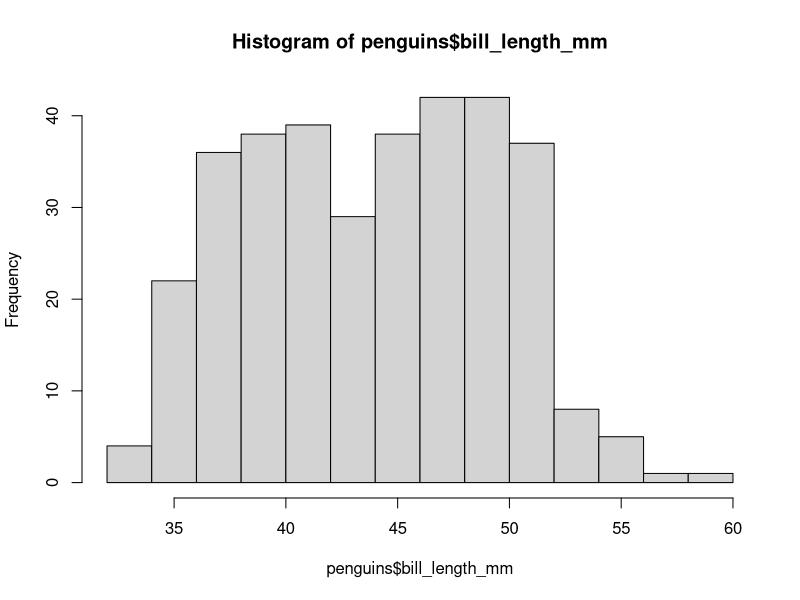

Reproduce this figure in R.
## ---- chunk 1
knitr::opts_chunk$set(echo = TRUE)
library(tidyverse)
library(palmerpenguins)
## ---- chunk 2
x <- c(1, 5, 7, 4, 77, 3, "a")
x
## ---- chunk 3
l <- list(c(1, 2, 3), c("a", "b", "c"), c(1, "a", 3, "b"))
l
## ---- chunk 4
df <- data.frame(fruit = c("apple", "orange", "banana"), color = c("red", "orange", "yellow"))
df
## ---- chunk 5
#df <- data.frame(fruit = c("apple", "orange", "banana"), color = c("red", "orange", "yellow"))
#head(df, 2)

head(penguins, 10)
## ---- chunk 6
#df <- data.frame(fruit = c("apple", "orange", "banana"), color = c("red", "orange", "yellow"))
#tail(df, 2)
tail(penguins, 10)
## ---- chunk 7
l <- list(c(1, 2, 3), c("a", "b", "c"), c(1, "a", 3, "b"))
str(l)
## ---- chunk 8
summary(penguins)
## ---- chunk 9
table(penguins$species, penguins$island, useNA="no")
## ---- chunk 10
library(dplyr)
## ---- chunk 11
mean(penguins$bill_length_mm, na.rm = TRUE)
## ---- chunk 12
filter(penguins, species=="Gentoo")

penguins %>% 
  filter(species=="Gentoo")
## ---- chunk 13
is.na(penguins$sex)
## ---- chunk 14
count(penguins, vars=island)
## ---- chunk 15
mutate(penguins, bill_ratio=bill_length_mm/bill_depth_mm)

penguins %>% 
  mutate(bill_ratio=bill_length_mm/bill_depth_mm)
## ---- chunk 16
penguins %>% 
  replace_na(list(bill_depth_mm = 0, bill_length_mm = 0))
## ---- chunk 17
if_else(penguins$bill_depth_mm > 18, "long", "short", missing = "missing")
## ---- chunk 18
case_when(penguins$bill_depth_mm > 18 ~ "long",
          penguins$bill_depth_mm > 20 ~ "very long",
          penguins$bill_depth_mm > 15 ~ "short",
          penguins$bill_depth_mm > 10 ~ "very short",
          TRUE ~ "other"
          )
## ---- chunk 19
x <- c('1', '2', '3')
as.numeric(x)
## ---- chunk 20
x <- c(1, 2, 3)
as.character(x)
## ---- chunk 21
rename(penguins, mass = body_mass_g, flipper = flipper_length_mm)

penguins %>% 
  rename(mass = body_mass_g, flipper = flipper_length_mm)
## ---- chunk 22
select(penguins, island, species)

penguins %>% 
  select(island, species)
## ---- chunk 23
hist(penguins$bill_length_mm)
## ---- chunk 24
summarize(penguins, mean_bill=mean(bill_length_mm, na.rm=TRUE), sd_bill=sd(bill_length_mm, na.rm=TRUE))

penguins %>% 
  group_by(species) %>% 
  summarize(mean_bill=mean(bill_length_mm, na.rm=TRUE),sd_bill=sd(bill_length_mm, na.rm=TRUE))
## ---- chunk 25
penguins %>% 
  group_by(island, species) %>% 
  summarize(mean_bill=mean(bill_length_mm, na.rm=TRUE),sd_bill=sd(bill_length_mm, na.rm=TRUE))
## ---- chunk 26

